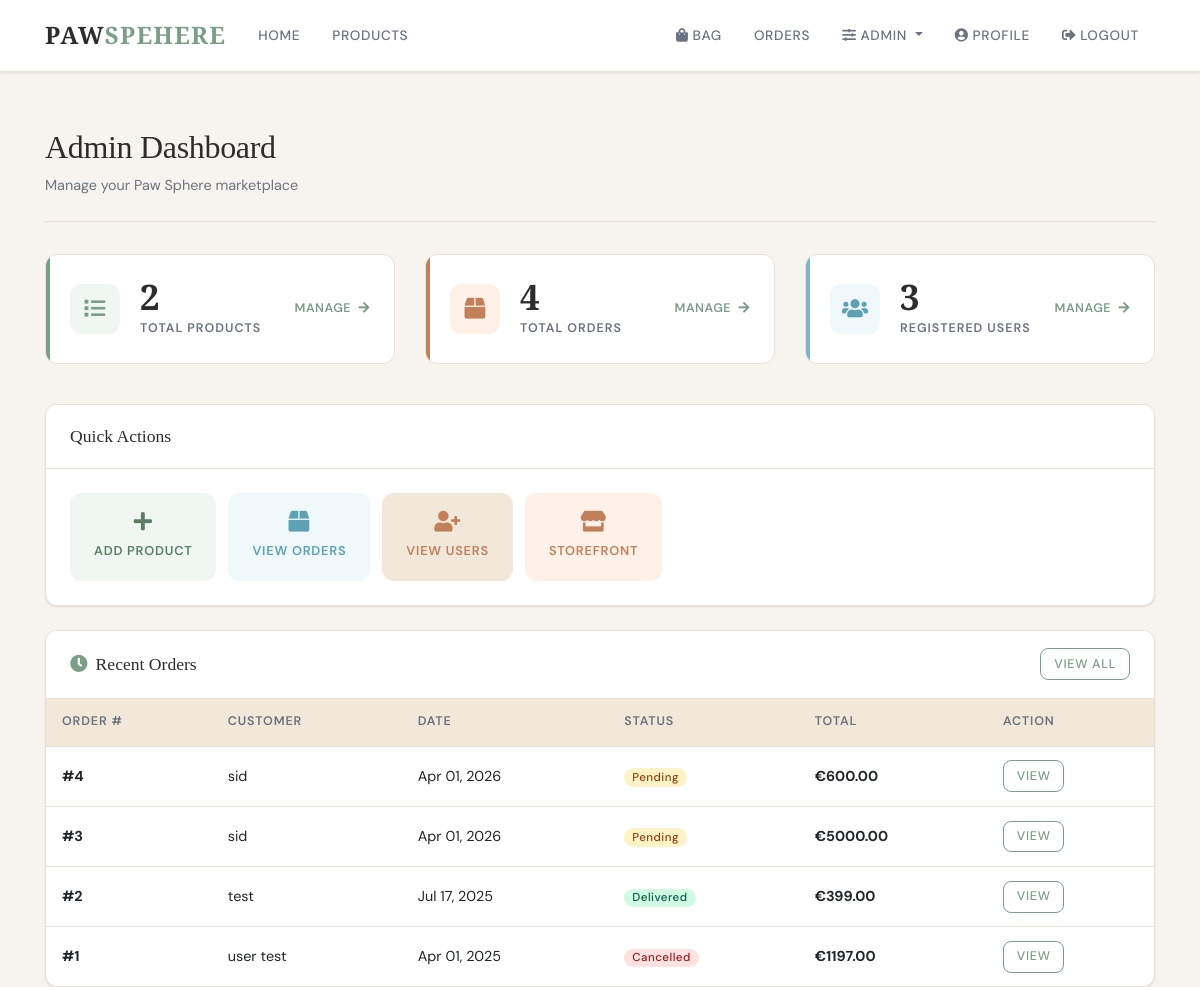
The page /admin-panel/ (signed in) on the database its author committed.
### cart/models.py (models this page shows, shortened)
class Order(models.Model):
    STATUS_CHOICES = (
        ('pending', 'Pending'),
        ('processing', 'Processing'),
        ('shipped', 'Shipped'),
        ('delivered', 'Delivered'),
        ('cancelled', 'Cancelled'),
    )
    user = models.ForeignKey(User, on_delete=models.CASCADE)
    full_name = models.CharField(max_length=100)
    email = models.EmailField()
    address = models.CharField(max_length=250)
    city = models.CharField(max_length=100)
    postal_code = models.CharField(max_length=20)
    country = models.CharField(max_length=100)
    created = models.DateTimeField(auto_now_add=True)
    updated = models.DateTimeField(auto_now=True)
    status = models.CharField(max_length=20, choices=STATUS_CHOICES, default='pending')
    total_price = models.DecimalField(max_digits=10, decimal_places=2)
    class Meta:
        ordering = ['-created']

### admin_panel/views.py (the view)
# urls.py: path('', views.admin_dashboard, name='admin-dashboard'),
@login_required
@user_passes_test(is_admin)
def admin_dashboard(request):
    total_products = Product.objects.count()
    total_orders = Order.objects.count()
    total_users = User.objects.filter(is_superuser=False).count()
    recent_orders = Order.objects.order_by('-created')[:5]
    context = {
        'title': 'Admin Dashboard',
        'total_products': total_products,
        'total_orders': total_orders,
        'total_users': total_users,
        'recent_orders': recent_orders
    }
    return render(request, 'admin_panel/dashboard.html', context)

### admin_panel/views.py (called while the page is built)
def is_admin(user):
    return user.is_staff or user.is_superuser

### cart/context_processors.py (called while the page is built)
def cart_counter(request):
    if request.user.is_authenticated:
        cart_count = CartItem.objects.filter(user=request.user).count()
        return {'cart_count': cart_count}
    return {'cart_count': 0}

### templates/admin_panel/dashboard.html (shortened to what this page needs)
{% extends "base.html" %}
{% block content %}
<div class="page-header">
    <h1>Admin Dashboard</h1>
    <p class="text-muted mb-0" style="font-size:0.9rem;">Manage your Paw Sphere marketplace</p>
</div>
<div class="row mb-4">
    <div class="col-md-4 mb-3">
        <div class="stat-card stat-card-products">
            <div class="stat-card-icon"><i class="fas fa-list"></i></div>
            <div class="stat-card-info">
                <div class="stat-card-number">{{ total_products }}</div>
                <div class="stat-card-label">Total Products</div>
            </div>
            <a href="{% url 'admin-product-management' %}" class="stat-card-link">Manage <i class="fas fa-arrow-right ml-1"></i></a>
        </div>
    </div>
    <div class="col-md-4 mb-3">
        <div class="stat-card stat-card-orders">
            <div class="stat-card-icon"><i class="fas fa-box"></i></div>
            <div class="stat-card-info">
                <div class="stat-card-number">{{ total_orders }}</div>
                <div class="stat-card-label">Total Orders</div>
            </div>
            <a href="{% url 'admin-order-management' %}" class="stat-card-link">Manage <i class="fas fa-arrow-right ml-1"></i></a>
        </div>
    </div>
    <div class="col-md-4 mb-3">
        <div class="stat-card stat-card-users">
            <div class="stat-card-icon"><i class="fas fa-users"></i></div>
            <div class="stat-card-info">
                <div class="stat-card-number">{{ total_users }}</div>
                <div class="stat-card-label">Registered Users</div>
            </div>
            <a href="{% url 'admin-user-management' %}" class="stat-card-link">Manage <i class="fas fa-arrow-right ml-1"></i></a>
        </div>
    </div>
</div>
<div class="card mb-4">
    <div class="card-header">Quick Actions</div>
    <div class="card-body">
        <div class="quick-actions">
            <a href="{% url 'product-create' %}" class="quick-action-btn quick-action-green">
                <i class="fas fa-plus"></i><span>Add Product</span>
            </a>
            <a href="{% url 'admin-order-management' %}" class="quick-action-btn quick-action-blue">
                <i class="fas fa-box"></i><span>View Orders</span>
            </a>
            <a href="{% url 'admin-user-management' %}" class="quick-action-btn quick-action-sand">
                <i class="fas fa-user-plus"></i><span>View Users</span>
            </a>
            <a href="{% url 'products' %}" class="quick-action-btn quick-action-terra">
                <i class="fas fa-store"></i><span>Storefront</span>
            </a>
        </div>
    </div>
</div>
<div class="card">
    <div class="card-header d-flex justify-content-between align-items-center">
        <span><i class="fas fa-clock mr-2" style="color:var(--sage);"></i>Recent Orders</span>
        <a href="{% url 'admin-order-management' %}" class="btn btn-outline-primary btn-sm">View All</a>
    </div>
    <div class="card-body p-0">
        <div class="table-responsive">
            <table class="table mb-0">
                <thead>
                    <tr>
                        <th>Order #</th>
                        <th>Customer</th>
                        <th>Date</th>
                        <th>Status</th>
                        <th>Total</th>
                        <th>Action</th>
                    </tr>
                </thead>
                <tbody>
                    {% for order in recent_orders %}
                    <tr>
                        <td><strong>#{{ order.id }}</strong></td>
                        <td>{{ order.full_name }}</td>
                        <td>{{ order.created|date:"M d, Y" }}</td>
                        <td>
                            {% if order.status == 'pending' %}<span class="badge badge-warning">{{ order.get_status_display }}</span>
                            {% elif order.status == 'processing' %}<span class="badge badge-info">{{ order.get_status_display }}</span>
                            {% elif order.status == 'shipped' %}<span class="badge badge-primary">{{ order.get_status_display }}</span>
                            {% elif order.status == 'delivered' %}<span class="badge badge-success">{{ order.get_status_display }}</span>
                            {% elif order.status == 'cancelled' %}<span class="badge badge-danger">{{ order.get_status_display }}</span>
                            {% endif %}
                        </td>
                        <td><strong>€{{ order.total_price }}</strong></td>
                        <td>
                            <a href="{% url 'admin-order-detail' order.id %}" class="btn btn-sm btn-outline-primary">View</a>
                        </td>
                    </tr>
                    {% endfor %}
                </tbody>
            </table>
        </div>
    </div>
</div>
{% endblock content %}

### templates/base.html (style rules this page uses)
:root { --cream: #F7F3EE; --white: #FFFFFF; --sage: #7B9E87; --sage-light: #A8C4B0; --sage-dark: #5C7D67; --terracotta: #C17F5A; --terracotta-light: #D4956E; --sand: #E8D5BA; --sand-light: #F2E8D9; --charcoal: #2D2D2D; --gray-600: #6B7280; --gray-400: #9CA3AF; --gray-200: #E5E7EB; --border: #EAE0D5; --shadow-sm: 0 1px 3px rgba(0,0,0,0.06), 0 1px 2px rgba(0,0,0,0.04); --shadow-md: 0 4px 12px rgba(0,0,0,0.08); --shadow-lg: 0 10px 30px rgba(0,0,0,0.10); --radius: 12px; --radius-sm: 8px; }
* { box-sizing: border-box; margin: 0; padding: 0; }
html { scroll-behavior: smooth; }
body { background-color: var(--cream); font-family: 'DM Sans', sans-serif; color: var(--charcoal); line-height: 1.6; min-height: 100vh; display: flex; flex-direction: column; padding-top: 72px; }
h1, h2, h3, h4, h5, h6 { font-family: 'Cormorant Garamond', serif; font-weight: 500; letter-spacing: -0.01em; }
h1 { font-size: 2.4rem; }
.btn { font-family: 'DM Sans', sans-serif; font-size: 0.82rem; font-weight: 500; letter-spacing: 0.06em; text-transform: uppercase; border-radius: var(--radius-sm); padding: 0.6rem 1.4rem; transition: all 0.25s ease; border: none; }
.btn-outline-primary { background: transparent; border: 1.5px solid var(--sage); color: var(--sage); }
.btn-sm { padding: 0.35rem 0.8rem; font-size: 0.78rem; }
.card { background: var(--white); border: 1px solid var(--border); border-radius: var(--radius); box-shadow: var(--shadow-sm); transition: box-shadow 0.25s ease, transform 0.25s ease; overflow: hidden; }
.card-header { background-color: var(--white); border-bottom: 1px solid var(--border); padding: 1.1rem 1.5rem; font-family: 'Cormorant Garamond', serif; font-size: 1.1rem; font-weight: 500; }
.card-body { padding: 1.5rem; }
.badge { font-family: 'DM Sans', sans-serif; font-size: 0.72rem; font-weight: 500; letter-spacing: 0.04em; padding: 0.3em 0.7em; border-radius: 20px; }
.badge-success { background-color: #D1FAE5; color: #065F46; }
.badge-warning { background-color: #FEF3C7; color: #92400E; }
.badge-danger { background-color: #FEE2E2; color: #991B1B; }
.table { background: white; border-radius: var(--radius); }
.table thead th { background-color: var(--sand-light); border-bottom: 1px solid var(--border); border-top: none; font-size: 0.78rem; font-weight: 600; letter-spacing: 0.07em; text-transform: uppercase; color: var(--gray-600); padding: 0.85rem 1rem; }
.table td { vertical-align: middle; padding: 0.85rem 1rem; border-color: var(--border); font-size: 0.9rem; }
.page-header { padding: 2rem 0 1.5rem; border-bottom: 1px solid var(--border); margin-bottom: 2rem; }
.page-header h1 { font-size: 2rem; color: var(--charcoal); }

### rows shown on the page
Order: id "4", full_name "sid", created "Apr 01, 2026", status "Pending", total_price "600.00"
Order: id "3", full_name "sid", created "Apr 01, 2026", status "Pending", total_price "5000.00"
Order: id "2", full_name "test", created "Jul 17, 2025", status "Delivered", total_price "399.00"
Order: id "1", full_name "user test", created "Apr 01, 2025", status "Cancelled", total_price "1197.00"

### other values the page prints
{{ total_products }} "2"
{{ total_orders }} "4"
{{ total_users }} "3"
